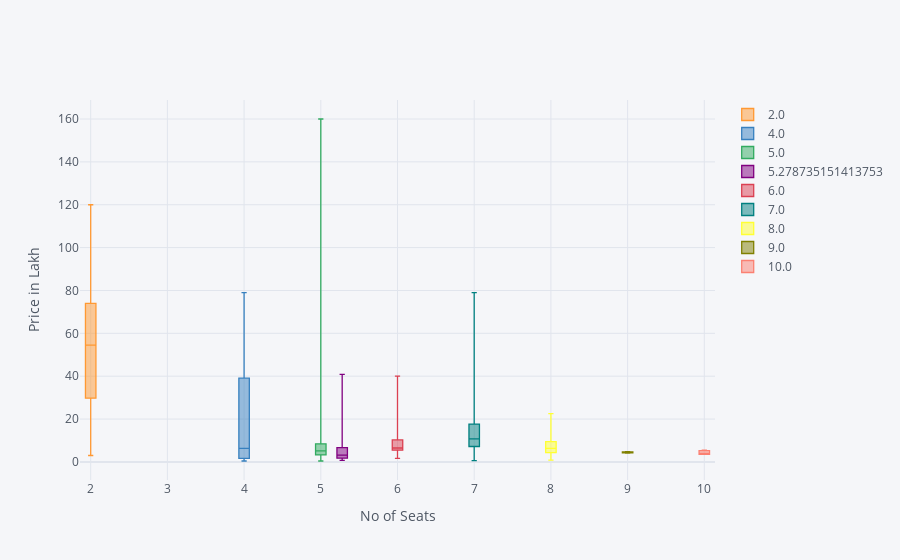

The notebook cell this image was saved under:
### Code cell
dataset_train[["Seats","Price"]].pivot(columns="Seats",values="Price").iplot(x="Seats",y="Price",kind="box",xTitle="No of Seats",yTitle="Price in Lakh")

# so cars with less seats have more prices

### Figure 1 — Plotly figure (JSON) as saved in the notebook; plotly's stock layout.template omitted (floating-point values rounded to 4 significant figures; data arrays with more than 128 entries replaced by an {"elided": "..."} marker saying what was removed)
{"data": [{"boxpoints": false, "line": {"width": 1.3}, "marker": {"color": "rgba(255, 153, 51, 1.0)"}, "name": "2.0", "orientation": "v", "type": "box", "y": {"elided": "6019 float values"}}, {"boxpoints": false, "line": {"width": 1.3}, "marker": {"color": "rgba(55, 128, 191, 1.0)"}, "name": "4.0", "orientation": "v", "type": "box", "y": {"elided": "6019 float values"}}, {"boxpoints": false, "line": {"width": 1.3}, "marker": {"color": "rgba(50, 171, 96, 1.0)"}, "name": "5.0", "orientation": "v", "type": "box", "y": {"elided": "6019 float values"}}, {"boxpoints": false, "line": {"width": 1.3}, "marker": {"color": "rgba(128, 0, 128, 1.0)"}, "name": "5.278735151413753", "orientation": "v", "type": "box", "y": {"elided": "6019 float values"}}, {"boxpoints": false, "line": {"width": 1.3}, "marker": {"color": "rgba(219, 64, 82, 1.0)"}, "name": "6.0", "orientation": "v", "type": "box", "y": {"elided": "6019 float values"}}, {"boxpoints": false, "line": {"width": 1.3}, "marker": {"color": "rgba(0, 128, 128, 1.0)"}, "name": "7.0", "orientation": "v", "type": "box", "y": {"elided": "6019 float values"}}, {"boxpoints": false, "line": {"width": 1.3}, "marker": {"color": "rgba(255, 255, 51, 1.0)"}, "name": "8.0", "orientation": "v", "type": "box", "y": {"elided": "6019 float values"}}, {"boxpoints": false, "line": {"width": 1.3}, "marker": {"color": "rgba(128, 128, 0, 1.0)"}, "name": "9.0", "orientation": "v", "type": "box", "y": {"elided": "6019 float values"}}, {"boxpoints": false, "line": {"width": 1.3}, "marker": {"color": "rgba(251, 128, 114, 1.0)"}, "name": "10.0", "orientation": "v", "type": "box", "y": {"elided": "6019 float values"}}], "layout": {"legend": {"bgcolor": "#F5F6F9", "font": {"color": "#4D5663"}}, "paper_bgcolor": "#F5F6F9", "plot_bgcolor": "#F5F6F9", "title": {"font": {"color": "#4D5663"}}, "xaxis": {"gridcolor": "#E1E5ED", "showgrid": true, "tickfont": {"color": "#4D5663"}, "title": {"font": {"color": "#4D5663"}, "text": "No of Seats"}, "zerolinecolor": "#E1E5ED"}, "yaxis": {"gridcolor": "#E1E5ED", "showgrid": true, "tickfont": {"color": "#4D5663"}, "title": {"font": {"color": "#4D5663"}, "text": "Price in Lakh"}, "zerolinecolor": "#E1E5ED"}}}
